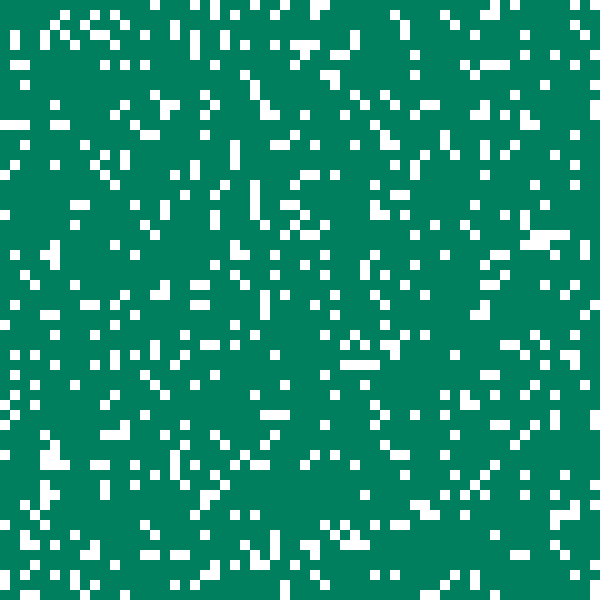
Frame 1 (no input)
Frame 60 (no input): identical to frame 1, image omitted
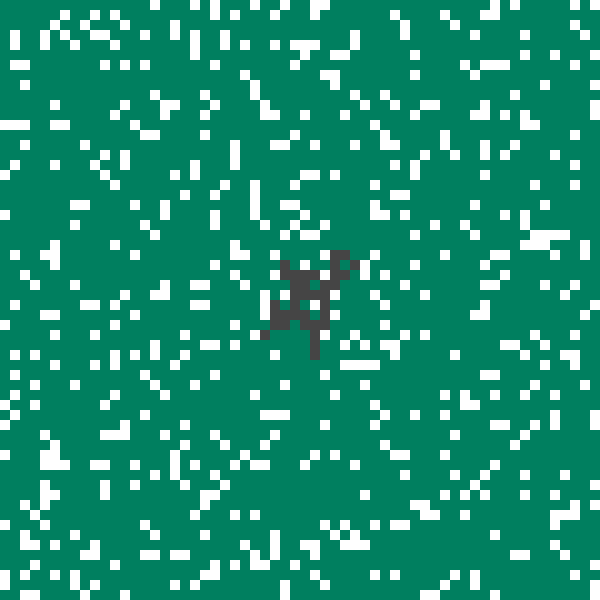
Frame 120 (the mouse pressed at the canvas centre since frame 60)

The p5.js sketch that drew these frames (run headless with seeded random() and noise() and a simulated clock; from frame 60 on, the mouse is pressed at the canvas centre):

// p5.js sketch
// ── sketch.js
let grid, nextGrid;
let res = 10; // Tamanho do quadrado
let cols, rows;

const estado = {
  vazio: 0,
  mata: 1,
  fogo: 2,
  cinza: 3
};

function setup() {
  createCanvas(600, 600);
  //canvas.elt.oncontextmenu = () => false; //esconde o menu do navegador
  
  cols = floor(width / res);
  rows = floor(height / res);
  
  grid = inicializarGrid();
  nextGrid = inicializarGrid();
  
}

function draw() {
  background(220);
  
  desenharGrid();
  
  
  for(let i = 0; i < cols; i++){
    for(let j = 0; j < rows; j++){
      let atual = grid[i][j];
      
      if(atual === estado.fogo){
        nextGrid[i][j] = estado.cinza;
      }
      else if (atual === estado.mata){
        
        if(temFogoPerto(i, j)){
          nextGrid[i][j] = estado.fogo;
          
        }
        else {
          nextGrid[i][j] = estado.mata;
        }
      }
      else if (atual === estado.cinza){
        // 0.2% de chance das cinzas virarem mata novamente
        if(random(1) < 0.002) {
          nextGrid[i][j] = estado.mata;
        } 
        else {
          nextGrid[i][j] = estado.cinza; // Continua cinza
        }
     }  
      else {
        // Estado Vazio apenas continua vazio
        nextGrid[i][j] = atual;
      }
      }
    }
  
  let temp = grid;
  grid = nextGrid;
  nextGrid = temp;
}


function inicializarGrid(){
  let novoGrid = new Array(cols);
  
  for (let i = 0; i < cols; i++){
    novoGrid[i] = new Array(rows);
    
    for(let j = 0; j < rows; j++){
    //15% de chance de ser vazio
    novoGrid[i][j] = random(1) < 0.15 ? estado.vazio : estado.mata;
    }
  }
  
  return novoGrid;
}

function desenharGrid(){
  for(let i = 0; i < cols; i++){
    for(let j = 0; j < rows; j++){
      let x = i * res;
      let y = j * res;
      
      if(grid[i][j] === estado.vazio){
        fill("#FFFFFF");
      }
      else if (grid[i][j] === estado.mata){
        fill("#007f5f");
      }
      else if(grid[i][j] === estado.fogo){
        fill("#f77f00");
      }
      else{
        fill("#454545");
      }
      noStroke(); //sem borda
      rect(x, y, res, res);
    }
  }
}

//cria rastro de fogo
function mouseDragged() {
  mousePressed();
}

function mousePressed(){
  
  let i = floor(mouseX / res);
  let j = floor(mouseY / res);
  
  //verifica se o click foi dentro da tela do trem
  if(i >= 0 && i < cols && j >= 0 && j < rows){
    
    if(mouseButton == LEFT){
      queimar(i, j);
    }
    else if(mouseButton == RIGHT){
      grid[i][j] = estado.vazio;
    }
  }
}

function temFogoPerto(x, y) {
  let vizinhoComFogo = false;

  //verificamos os 8 vizinhos pegando fogo
  for (let i = -1; i <= 1; i++) {
    for (let j = -1; j <= 1; j++) {
      if (i === 0 && j === 0) continue; //pula propria celula
      let vx = x + i;
      let vy = y + j;

      if (vx >= 0 && vx < cols && vy >= 0 && vy < rows) {
        if (grid[vx][vy] === estado.fogo) {
          vizinhoComFogo = true;
          break;
        }
      }
    }
    if (vizinhoComFogo) break;
  }

  //chance de 25%
  if (vizinhoComFogo) {
    return random(1) < 0.25; 
  }

  return false;
}

function queimar(i, j) {
  //limites da tela
  if (i >= 0 && i < cols && j >= 0 && j < rows) {
    
    if (grid[i][j] === estado.mata) {
      grid[i][j] = estado.fogo;
    }
    
  }
}
